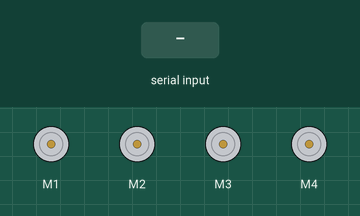
Recording of a sketch running on a simulated Arduino Mega 2560, built with avr-gcc and run on an emulated ATmega2560. On the bench: 4 × DC motor (green arrow = forward, orange = backward, longer = faster). The inputs (shaded band) are chosen by the test bench.

Above: at 1.2 s.
1.3 s: "F" received over the second serial link
At 2.4 s:
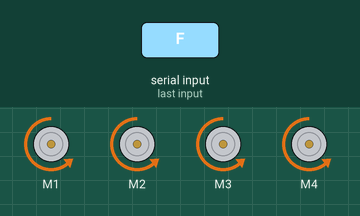
2.8 s: "B" received over the second serial link
At 3.5 s:
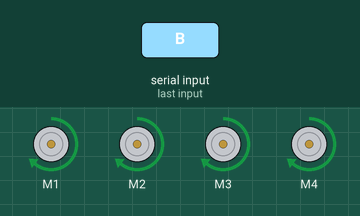
4.3 s: "L" received over the second serial link
At 4.7 s:
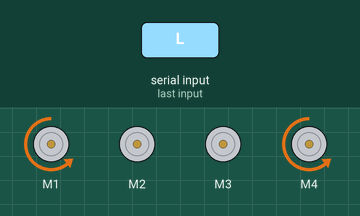
5.8 s: "R" received over the second serial link
At 7.0 s:
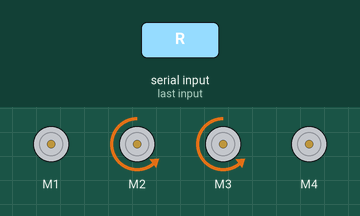
7.3 s: "1" received over the second serial link
At 8.2 s:
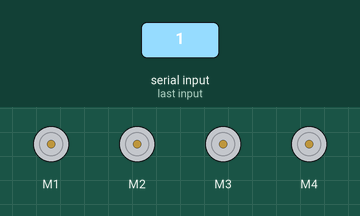
Timing chart, 0 to 9.8 s (numbered marks = the images above; inputs shaded):
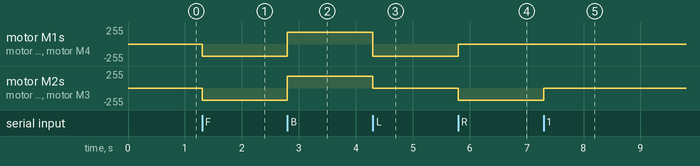

Measured:
- after the input at 1.3 s, motor M1–4: stopped → backward 180/255 at once
- after the input at 2.8 s, motor M1–4: backward 180/255 → forward 180/255 at once
- after the input at 4.3 s, motor M1, motor M4: forward 180/255 → backward 180/255 at once; motor M2, motor M3: forward 180/255 → stopped at once
- after the input at 5.8 s, motor M1, motor M4: backward 180/255 → stopped at once; motor M2, motor M3: stopped → backward 180/255 at once
- after the input at 7.3 s, motor M2, motor M3: backward 180/255 → stopped at once

The sketch:

sketch_nov11a.ino
```cpp
#include <SoftwareSerial.h>
#include <AFMotor.h>        // INCLUI A BIBLIOTECA DA MOTOR SHIELD
SoftwareSerial bluetooth( 46, 44 ); // RX(TX DO MÓDULO BT), TX(RX DO MÓDULO BT)

#define FORWARD 2 //VALOR DA BIBLIOTECA 1
#define BACKWARD 1 //VALOR DA BIBLIOTECA 2

// INSTANCIANDO MOTORES
AF_DCMotor motor1(1);
AF_DCMotor motor2(2);
AF_DCMotor motor3(3);
AF_DCMotor motor4(4);

// VARIÁVEL PARA RECEBER COMANDO DO BLUETOOTH
char comando = 0 ;

void setup() {
  bluetooth.begin(9600); //INICIA COMUNICAÇÃO SERIAL DO BLUETOOTH
  //Serial.begin(9600);   //INICIA SERIAL MONITOR

  // VELOCIDADE DOS MOTORES
  motor1.setSpeed(180);  // 255 VELOCIDADE MAXIMA
  motor2.setSpeed(180);  // 255 VELOCIDADE MAXIMA
  motor3.setSpeed(180);  // 255 VELOCIDADE MAXIMA
  motor4.setSpeed(180);  // 255 VELOCIDADE MAXIMA

  // MOTORES INICIAM PARADOS
  motor1.run(RELEASE);
  motor2.run(RELEASE);
  motor3.run(RELEASE);
  motor4.run(RELEASE);

}

void loop() {
  //ENQUANTO O BLUETOOTH ESTIVER ATIVO EXECUTA O BLOCO
  while (bluetooth.available()) {
    comando = bluetooth.read();  // ARMAZENA NA VARIÁVEL COMANDO A LEITURA DO BLUETOOTH
//    Serial.print("Comando: ");
//    Serial.println(comando);     // IMPRIME O COMANDO NO SERIAL MONITOR

    if(comando == 'F') { //MOVIMENTO PARA FRENTE (F DE FOWARD) SE A DISTANCIA FOR MAIOR QUE 20cm
      moverFrente();
    }
    else if (comando == 'B') {   // MOVIMENTO PARA TRAS     (B DE BACKWARD)
      moverTras();
    }
    else if (comando == 'L') {   // MOVIMENTO PARA ESQUERDA (L DE LEFT)
      moverEsquerda();
    }
    else if (comando == 'R') {   // MOVIMENTO PARA DIREITA  (R DE RIGHT)
      moverDireita();
    } else { // CASO RECEBA 'S' OU ALGUMA COISA NÃO ESPERADA MANTÉM PARADO
      ficarParado();
    }
  }
}

void moverFrente() {
  motor1.run(FORWARD);
  motor2.run(FORWARD);
  motor3.run(FORWARD);
  motor4.run(FORWARD);
}
void moverTras() {
  motor1.run(BACKWARD);
  motor2.run(BACKWARD);
  motor3.run(BACKWARD);
  motor4.run(BACKWARD);
}
void moverDireita() {
  motor3.run(FORWARD);
  motor2.run(FORWARD);
  motor1.run(RELEASE);
  motor4.run(RELEASE);
}
void moverEsquerda() {
  motor3.run(RELEASE);
  motor2.run(RELEASE);
  motor1.run(FORWARD);
  motor4.run(FORWARD);
}
void ficarParado() {
  motor1.run(RELEASE);
  motor2.run(RELEASE);
  motor3.run(RELEASE);
  motor4.run(RELEASE);
}
```
